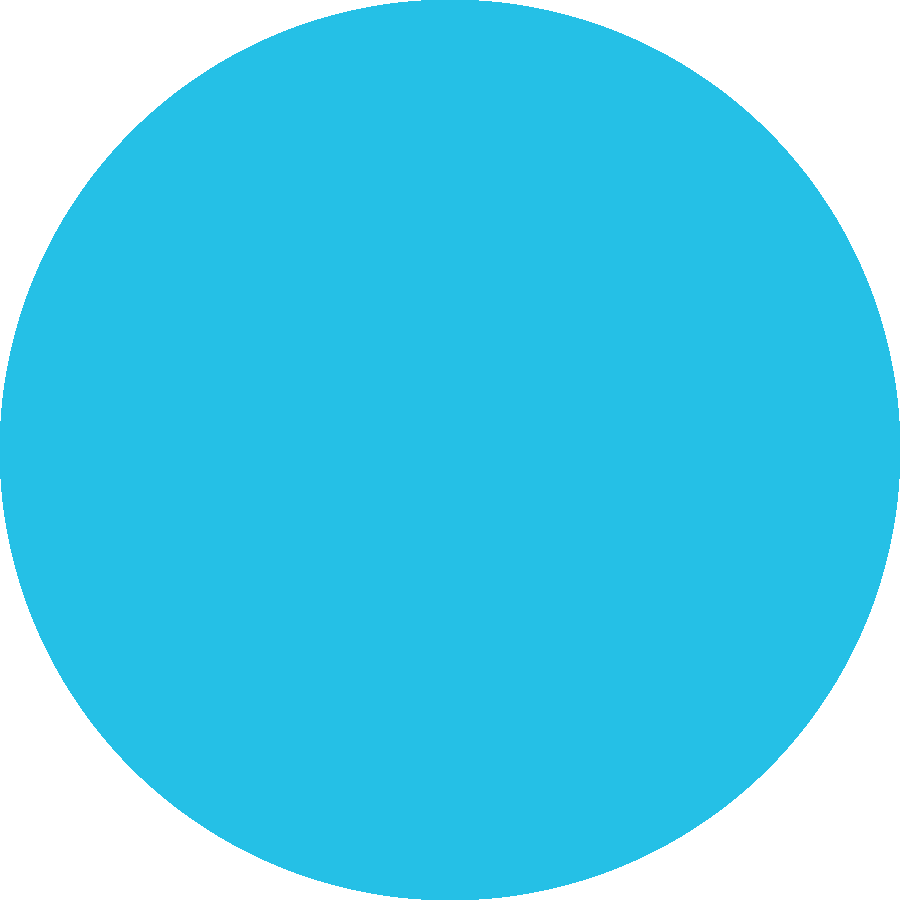
#> input picture Circle_blue.png, 900 x 900 px, given in place of back.png, which was not available
$ python Globalne.py
#> lines starting #> are read from the running program, lines starting #| are printed output that depends on the picture; pictures that were not available may be replaced by others from this repository, and a replacement may not be noted
import PIL as pil
import matplotlib
back_button = pil.Image.open("back.png")
#> back_button is the input picture: PIL image 900x900 RGBA; mean R, G, B, A 29.1, 151.1, 181, 200.7
settings_button = pil.Image.open("settings.png")
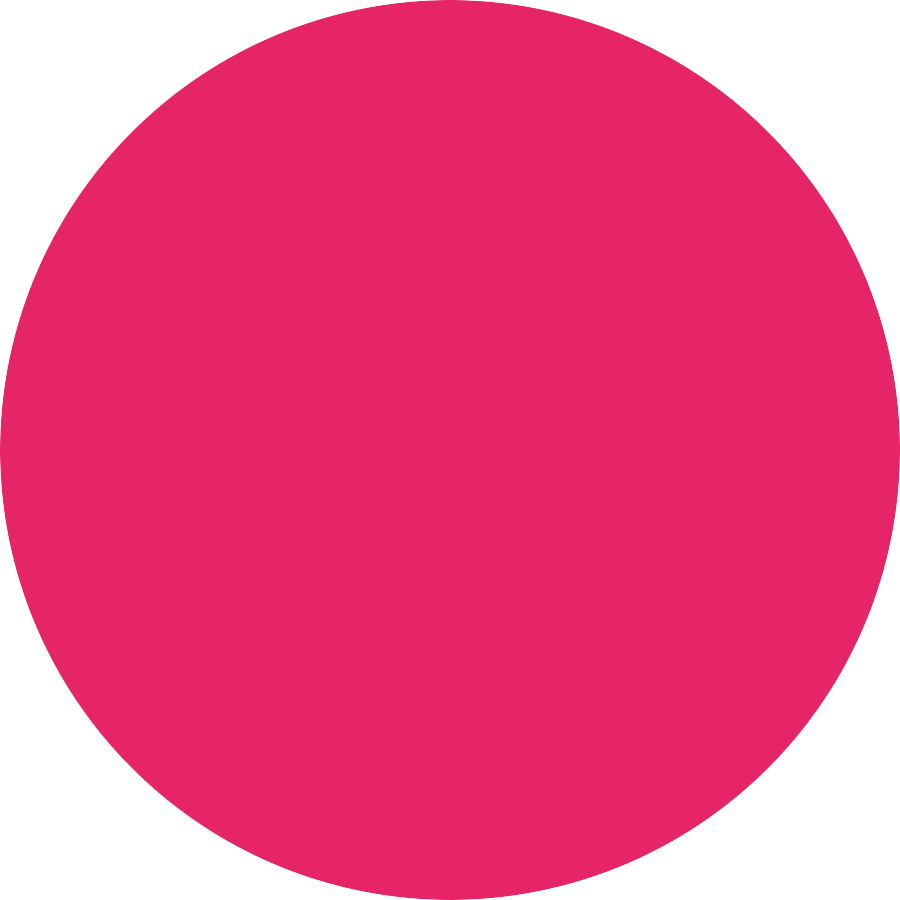
#> input picture Circle_magenta.png, 900 x 900 px, given in place of settings.png, which was not available
#> settings_button is the input picture: PIL image 900x900 RGBA; mean R, G, B, A 181, 29.1, 82.6, 200.1
arrow1 = pil.Image.open("arrow1.png")
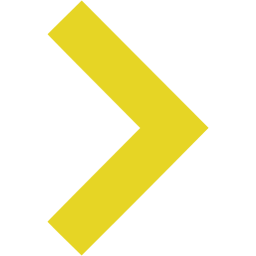
#> input picture arrow1.png, 256 x 256 px
#> arrow1 is the input picture: PIL image 256x256 RGBA; mean R, G, B, A 55.2, 51.1, 8.9, 58.7
arrow2 = pil.Image.open("arrow2.png")
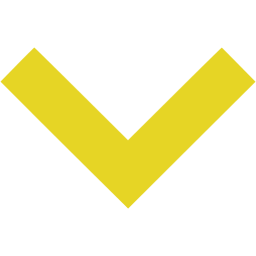
#> input picture arrow2.png, 256 x 256 px
#> arrow2 is the input picture: PIL image 256x256 RGBA; mean R, G, B, A 55.2, 51.1, 8.9, 58.7
Profile_button = pil.Image.open("profile.png")
#> (the run stopped early here; a loop or call above may not have finished)
